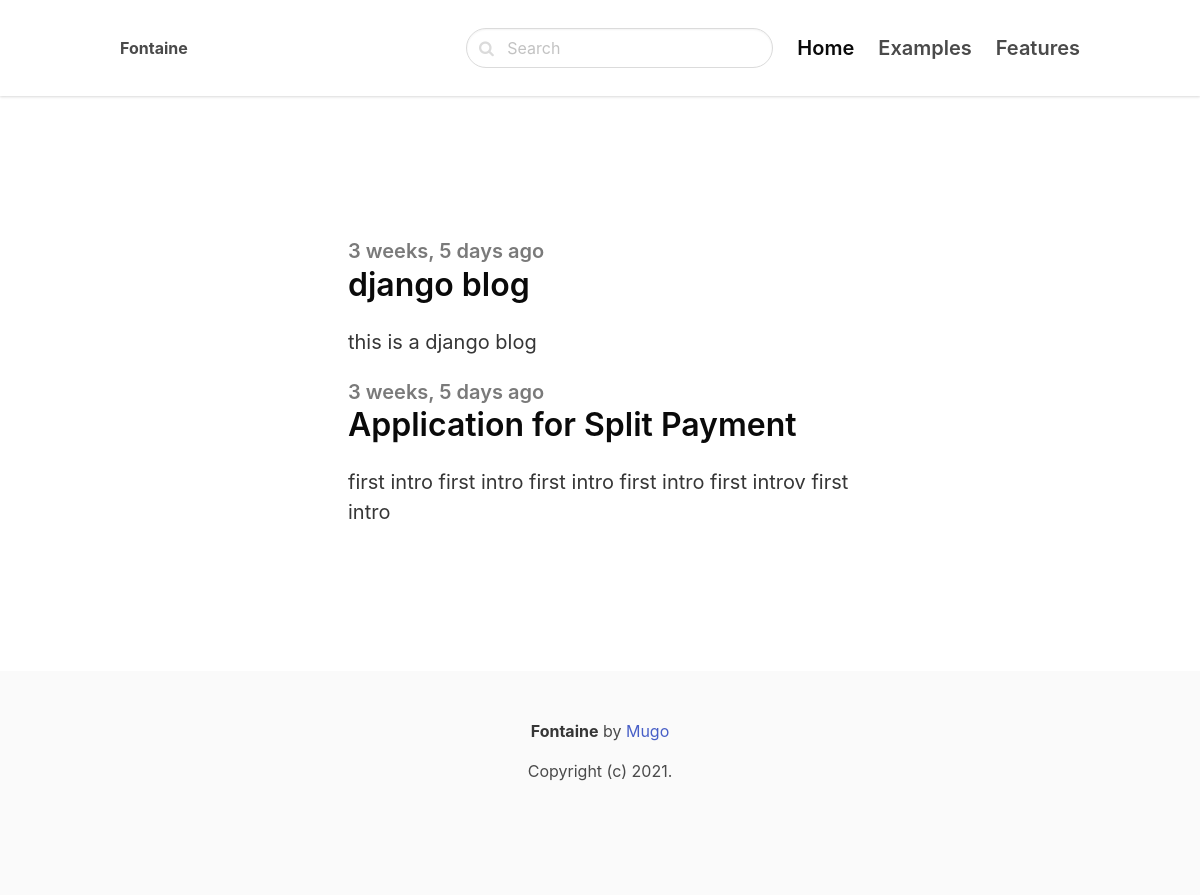
The page / on the database its author committed.
### main_blog/models.py (models this page shows, shortened)
class Posts(models.Model):
    category = models.ForeignKey(Category, related_name='posts', on_delete=models.CASCADE)
    title = models.CharField(max_length=255)
    slug = models.SlugField()
    intro = models.TextField()
    body = models.TextField()
    created_at = models.DateTimeField(auto_now_add=True)
    class Meta:
        ordering = ('-created_at',)
        verbose_name_plural = 'Posts'

### blog_app/views.py (the view)
# urls.py: path('', frontpage, name='frontpage'),
def frontpage(request):
    posts = Posts.objects.all()
    return render(request, 'core/home.html', {'posts': posts})

### blog_app/templates/core/home.html (shortened to what this page needs)
{% extends 'core/base.html' %}
{% block content %}
    <section class="hero ">
        <div class="hero-body">
            <div class="container">
                <section class="section">
                    <div class="columns">
                        <div class="column is-8 is-offset-2">
                            {% for post in posts %}
                                <div class="content is-medium">
                                    <a href="{% url 'post_detail' post.slug %}">
                                        <h2 class="subtitle is-5 has-text-grey">{{ post.created_at|timesince }} ago</h2>
                                        <h1 class="title has-text-black is-3">{{ post.title }}</h1>
                                        <p class="has-text-dark">{{ post.intro }}</p>
                                    </a>
                                </div>
                            {% endfor %}
                        </div>
                    </div>
                </section>
            </div>
        </div>
    </section>
{% endblock %}

### rows shown on the page
Posts: created_at "3 weeks, 5 days", title "django blog", intro "this is a django blog"
Posts: created_at "3 weeks, 5 days", title "Application for Split Payment", intro "first intro first intro first intro first intro first introv first intro"
